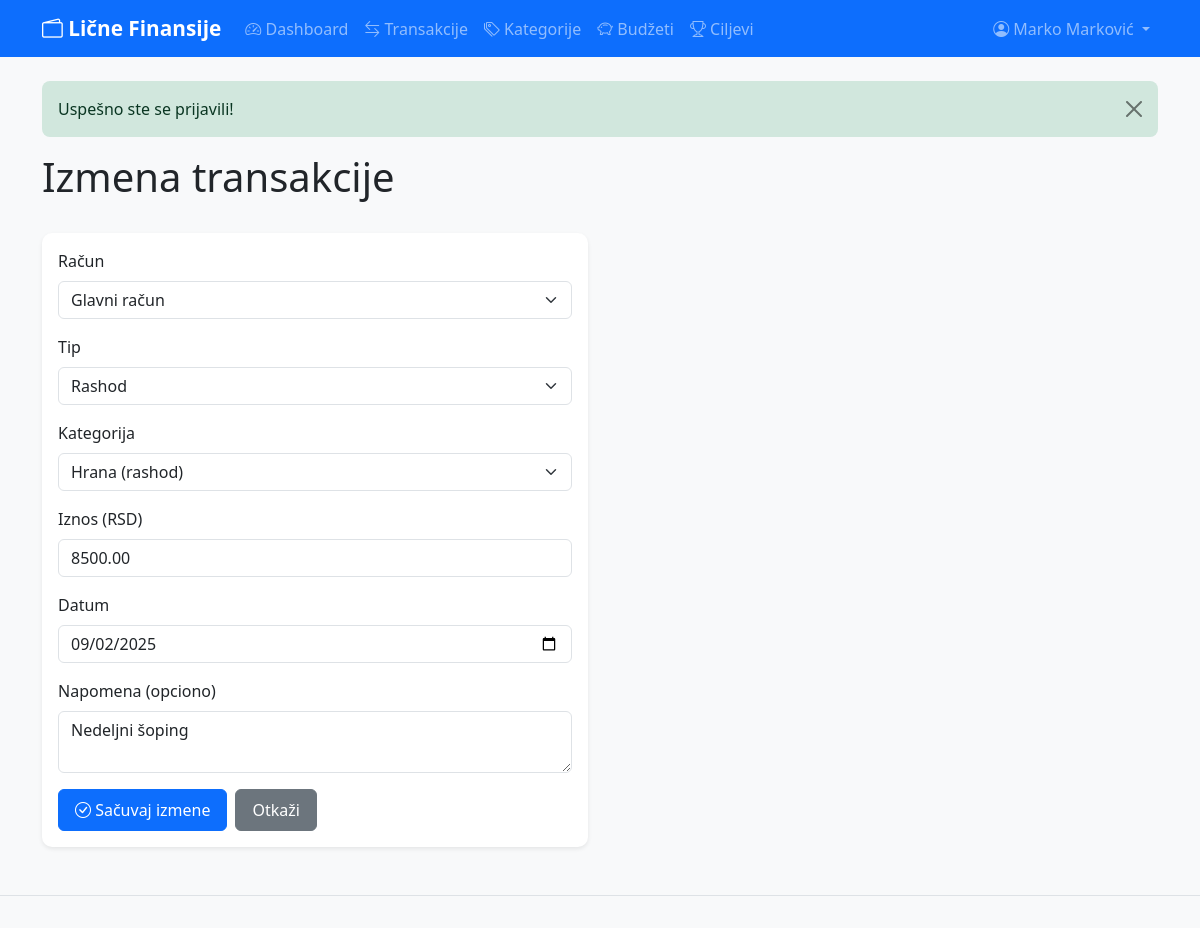
The app's page /transactions/edit.php?id=2 (signed in) with its own data.
### tables this page shows
CREATE TABLE transactions (
    id INT AUTO_INCREMENT PRIMARY KEY,
    user_id INT NOT NULL,
    account_id INT NOT NULL,
    category_id INT NOT NULL,
    amount DECIMAL(12,2) NOT NULL,
    type ENUM('prihod', 'rashod') NOT NULL,
    occurred_on DATE NOT NULL,
    note TEXT NULL,
    created_at TIMESTAMP DEFAULT CURRENT_TIMESTAMP,
    FOREIGN KEY (user_id) REFERENCES users(id) ON DELETE CASCADE,
    FOREIGN KEY (account_id) REFERENCES accounts(id) ON DELETE CASCADE,
    FOREIGN KEY (category_id) REFERENCES categories(id) ON DELETE RESTRICT,
    INDEX idx_occurred (occurred_on),
    INDEX idx_user_date (user_id, occurred_on)
);

CREATE TABLE accounts (
    id INT AUTO_INCREMENT PRIMARY KEY,
    user_id INT NOT NULL,
    name VARCHAR(100) NOT NULL,
    starting_balance DECIMAL(12,2) DEFAULT 0.00,
    created_at TIMESTAMP DEFAULT CURRENT_TIMESTAMP,
    FOREIGN KEY (user_id) REFERENCES users(id) ON DELETE CASCADE,
    INDEX idx_user (user_id)
);

CREATE TABLE categories (
    id INT AUTO_INCREMENT PRIMARY KEY,
    user_id INT NOT NULL,
    name VARCHAR(100) NOT NULL,
    type ENUM('prihod', 'rashod') NOT NULL,
    color VARCHAR(7) NULL,
    created_at TIMESTAMP DEFAULT CURRENT_TIMESTAMP,
    UNIQUE KEY unique_user_category (user_id, name, type),
    FOREIGN KEY (user_id) REFERENCES users(id) ON DELETE CASCADE,
    INDEX idx_user_type (user_id, type)
);

### src/Core/Database.php (called while the page is built, shortened)
<?php
class Database {
    private static ?PDO $instance = null;
    public static function getInstance(): PDO {
        if (self::$instance === null) {
            try {
                $host = defined('DB_HOST') ? DB_HOST : '127.0.0.1';
                $port = defined('DB_PORT') ? DB_PORT : '3306';
                $name = defined('DB_NAME') ? DB_NAME : 'finance_tracker';
                $charset = defined('DB_CHARSET') ? DB_CHARSET : 'utf8mb4';
                $dsn = "mysql:host={$host};port={$port};dbname={$name};charset={$charset}";
                self::$instance = new PDO($dsn, DB_USER, DB_PASS);
                self::$instance->setAttribute(PDO::ATTR_ERRMODE, PDO::ERRMODE_EXCEPTION);
                self::$instance->setAttribute(PDO::ATTR_DEFAULT_FETCH_MODE, PDO::FETCH_ASSOC);
                self::$instance->setAttribute(PDO::ATTR_EMULATE_PREPARES, false);
            } catch (PDOException $e) {
                die("Greška konekcije: " . $e->getMessage());
            }
        }
        return self::$instance;
    }
}

### src/Core/Session.php (called while the page is built, shortened)
<?php
class Session {
    public static function get(string $key, $default = null) {
        return $_SESSION[$key] ?? $default;
    }
    public static function has(string $key): bool {
        return isset($_SESSION[$key]);
    }
}

### src/Core/Auth.php (called while the page is built, shortened)
<?php
class Auth {
    public function isLoggedIn(): bool {
        return Session::has('user_id');
    }
    public function currentUser(): ?array {
        return [
            'id' => Session::get('user_id'),
            'name' => Session::get('user_name'),
            'email' => Session::get('user_email'),
            'role' => Session::get('user_role')
        ];
    }
}

### src/Repositories/BaseRepository.php (called while the page is built, shortened)
<?php
abstract class BaseRepository implements CrudRepositoryInterface {
    protected PDO $db;
    protected string $table;
    public function __construct() {
        $this->db = Database::getInstance();
    }
    public function findById(int $id): ?array {
        $sql = "SELECT * FROM {$this->table} WHERE id = :id";
        $stmt = $this->db->prepare($sql);
        $stmt->execute(['id' => $id]);
        $result = $stmt->fetch();
        return $result ?: null;
    }
}

### src/Repositories/AccountRepository.php (called while the page is built, shortened)
<?php
class AccountRepository extends BaseRepository {
    protected string $table = 'accounts';
    public function getUserAccounts(int $userId): array {
        $sql = "SELECT * FROM {$this->table}
                WHERE user_id = :user_id
                ORDER BY name ASC";
        $stmt = $this->db->prepare($sql);
        $stmt->execute(['user_id' => $userId]);
        return $stmt->fetchAll();
    }
}

### src/Helpers/functions.php (called while the page is built, shortened)
<?php
function e(?string $value): string {
    return htmlspecialchars($value ?? '', ENT_QUOTES, 'UTF-8');
}

### src/Repositories/CategoryRepository.php (called while the page is built, shortened)
<?php
class CategoryRepository extends BaseRepository {
    protected string $table = 'categories';
    public function getUserCategories(int $userId, ?string $type = null): array {
        $sql = "SELECT * FROM {$this->table} WHERE user_id = :user_id";
        $params = ['user_id' => $userId];
        $sql .= " ORDER BY name ASC";
        $stmt = $this->db->prepare($sql);
        $stmt->execute($params);
        return $stmt->fetchAll();
    }
}

### public/transactions/edit.php (the view, shortened to what this page needs)
<?php
require_once '../../src/Helpers/functions.php';
spl_autoload_register(function ($class) {
    $prefix = 'App\\';
    $base_dir = __DIR__ . '/../../src/';
    $len = strlen($prefix);
    $relative_class = substr($class, $len);
    $file = $base_dir . str_replace('\\', '/', $relative_class) . '.php';
});
$auth = new Auth();
$user = $auth->currentUser();
$transactionRepo = new TransactionRepository();
$accountRepo = new AccountRepository();
$categoryRepo = new CategoryRepository();
$id = (int) ($_GET['id'] ?? 0);
$transaction = $transactionRepo->findById($id);
$accounts = $accountRepo->getUserAccounts($user['id']);
$categories = $categoryRepo->getUserCategories($user['id']);
include '../../views/partials/header.php';
?>
<h1 class="mb-4">Izmena transakcije</h1>
<div class="row">
    <div class="col-md-6">
        <div class="card">
            <div class="card-body">
                <form method="POST">
                    <div class="mb-3">
                        <label for="account_id" class="form-label">Račun</label>
                        <select class="form-select" id="account_id" name="account_id" required>
                            <?php foreach ($accounts as $acc): ?>
                            <option value="<?= $acc['id'] ?>"
                                    <?= $transaction['account_id'] == $acc['id'] ? 'selected' : '' ?>>
                                <?= e($acc['name']) ?>
                            </option>
                            <?php endforeach; ?>
                        </select>
                    </div>
                    <div class="mb-3">
                        <label for="type" class="form-label">Tip</label>
                        <select class="form-select" id="type" name="type" required>
                            <option value="rashod" <?= $transaction['type'] === 'rashod' ? 'selected' : '' ?>>
                                Rashod
                            </option>
                        </select>
                    </div>
                    <div class="mb-3">
                        <label for="category_id" class="form-label">Kategorija</label>
                        <select class="form-select" id="category_id" name="category_id" required>
                            <?php foreach ($categories as $cat): ?>
                            <option value="<?= $cat['id'] ?>"
                                    <?= $transaction['category_id'] == $cat['id'] ? 'selected' : '' ?>>
                                <?= e($cat['name']) ?> (<?= $cat['type'] ?>)
                            </option>
                            <?php endforeach; ?>
                        </select>
                    </div>
                    <div class="mb-3">
                        <label for="amount" class="form-label">Iznos (RSD)</label>
                        <input type="number" class="form-control" id="amount" name="amount"
                               step="0.01" min="0.01" value="<?= $transaction['amount'] ?>" required>
                    </div>
                    <div class="mb-3">
                        <label for="occurred_on" class="form-label">Datum</label>
                        <input type="date" class="form-control" id="occurred_on" name="occurred_on"
                               value="<?= $transaction['occurred_on'] ?>" required>
                    </div>
                    <div class="mb-3">
                        <label for="note" class="form-label">Napomena (opciono)</label>
                        <textarea class="form-control" id="note" name="note" rows="2"><?= e($transaction['note']) ?></textarea>
                    </div>
                    <div class="d-flex gap-2">
                        <button type="submit" class="btn btn-primary">
                            <i class="bi bi-check-circle"></i> Sačuvaj izmene
                        </button>
                        <a href="/transactions/" class="btn btn-secondary">Otkaži</a>
                    </div>
                </form>
            </div>
        </div>
    </div>
</div>
<?php include '../../views/partials/footer.php'; ?>

### public/assets/css/custom.css (style rules this page uses)
body { background-color: #f8f9fa; font-family: 'Segoe UI', Tahoma, Geneva, Verdana, sans-serif; }
.card { border: none; border-radius: 10px; box-shadow: 0 2px 4px rgba(0, 0, 0, 0.08); transition: transform 0.2s, box-shadow 0.2s; }
.btn { border-radius: 6px; padding: 8px 16px; font-weight: 500; transition: all 0.2s; }
.form-control, .form-select { border-radius: 6px; border: 1px solid #dee2e6; }
.card { animation: fadeIn 0.3s ease-out; }
.mb-4 { margin-bottom: 2rem !important; }

### records on screen
transactions: account_id "Glavni račun", type "Rashod", category_id "Hrana (rashod)", amount "8500.00", occurred_on "09/02/2025", note "Nedeljni šoping"

### other values on screen
APP_NAME "Lične Finansije"
Session::get('user_name') "Marko Marković"
$flash['message'] "Uspešno ste se prijavili!"
